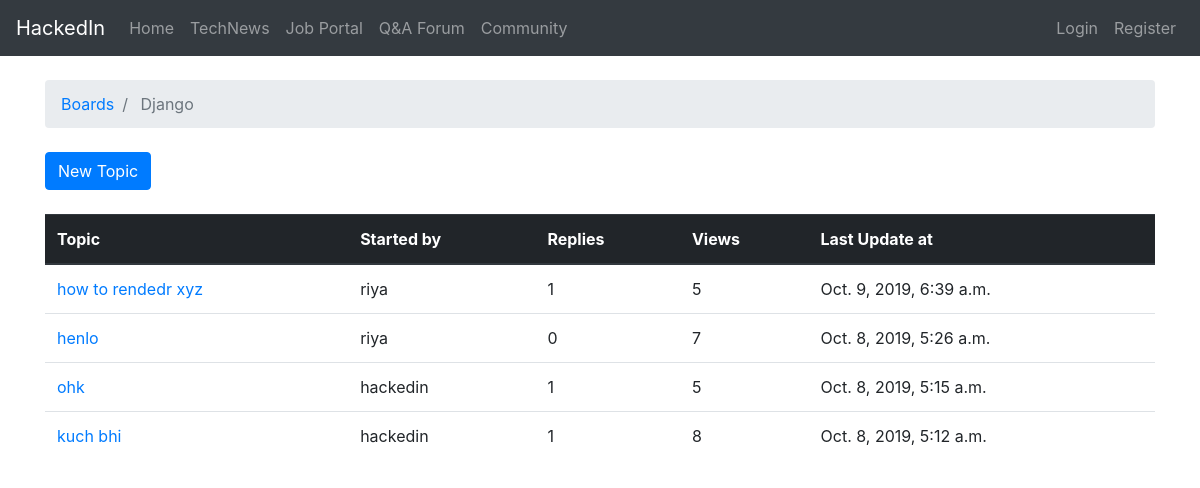
The app's page /forums/boards/1/, older data.
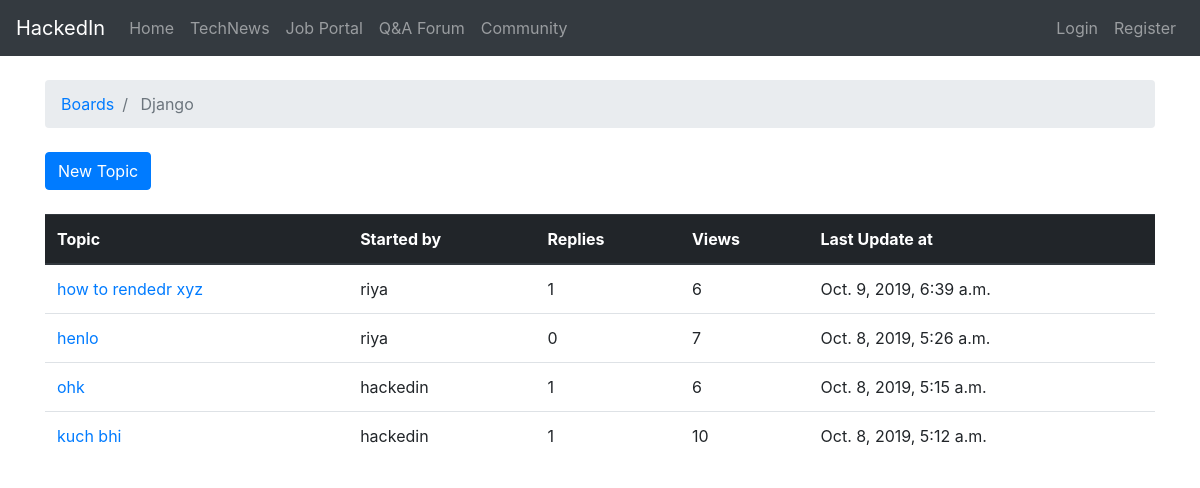
The same page, newer data.
### forums/models.py (models this page shows, shortened)
class Board(models.Model):
    name = models.CharField(max_length=30, unique=True)
    description = models.CharField(max_length=100)

class Topic(models.Model):
    subject = models.CharField(max_length=256)
    last_updated = models.DateTimeField(auto_now_add=True)
    board = models.ForeignKey(
        Board,
        on_delete=models.CASCADE,
        related_name='topics',
    )
    starter = models.ForeignKey(
        settings.AUTH_USER_MODEL,
        on_delete=models.CASCADE,
        related_name='topics',
    )
    views = models.PositiveIntegerField(default=0)
    def get_absolute_url(self):
        return reverse('topic_posts', kwargs={
            'pk': self.board.pk,
            'topic_pk': self.pk
        })

### forums/views.py (the view)
# urls.py: path('boards/<int:pk>/', views.TopicListView.as_view(), name='board_topics'),
class TopicListView(ListView):
    model = Topic
    context_object_name = 'topics'
    template_name = 'forums/board_topics.html'
    paginate_by = 5
    def get_queryset(self):
        self.board = get_object_or_404(Board, pk=self.kwargs.get('pk'))
        queryset = self.board.topics.order_by('-last_updated').annotate(replies=Count('posts') - 1)
        return queryset
    def get_context_data(self, **kwargs):
        context = super().get_context_data(**kwargs)
        context['board'] = self.board
        return context

### forums/templates/forums/board_topics.html (shortened to what this page needs)
{% extends 'forums/base.html' %}
{% block breadcrumb %}
<li class="breadcrumb-item">
    <a href="{% url 'home' %}">Boards</a>
</li>
<li class="breadcrumb-item active">
    {{ board.name }}
</li>
{% endblock %}
{% block content %}
<div class="mb-4">
    <a href="{% url 'new_topic' board.pk %}" class="btn btn-primary">
        New Topic
    </a>
</div>
<table class="table">
    <thead class="thead-dark">
        <tr>
            <th>Topic</th>
            <th>Started by</th>
            <th>Replies</th>
            <th>Views</th>
            <th>Last Update at</th>
        </tr>
    </thead>
    <tbody>
        {% for topic in topics %}
            <tr>
                <td>
                    <a href="{{ topic.get_absolute_url }}">
                        {{ topic.subject }}
                    </a>
                </td>
                <td>{{ topic.starter.username }}</td>
                <td class="align-middle">{{ topic.replies }}</td>
                <td class="align-middle">{{ topic.views }}</td>
                <td>{{ topic.last_updated }}</td>
            </tr>
        {% endfor %}
    </tbody>
</table>
{% endblock %}

### forums/templates/forums/base.html (shortened to what this page needs)
<!doctype html>
<html lang="en">
<head>
    <link rel="stylesheet" href="https://maxcdn.bootstrapcdn.com/bootstrap/4.0.0/css/bootstrap.min.css"
>
</head>
<body>
{% block body %}
<nav class="navbar navbar-expand-lg navbar-dark bg-dark">
            <a class="navbar-brand" href="{% url 'homepage' %}">HackedIn</a>
              <div class="collapse navbar-collapse" id="navbarSupportedContent">
                <ul class="navbar-nav mr-auto">
                  <li class="nav-item">
                    <a class="nav-link" href="{% url 'homepage' %}">Home</a>
                  </li>
                  <li class="nav-item">
                    <a class="nav-link" href="{% url 'news' %}">TechNews</a>
                  </li>
                  <li class="nav-item">
                    <a class="nav-link" href="{% url 'jobs:index' %}">Job Portal</a>
                  </li>
                  <li class="nav-item">
                    <a class="nav-link" href="/forums/">Q&A Forum</a>
                  </li>
                  <li class="nav-item">
                    <a class="nav-link" href="/community/">Community</a>
                  </li>
                </ul>
            </div>
                <div class="navbar-nav">
                    {% if user.is_authenticated %}
                    <a class="nav-item nav-link" href="{% url 'profile' %}">Hello {{user.username}}</a>
                    <a class="nav-item nav-link" href="{% url 'logout' %}">Logout</a>
                    {% else %}
                    <a class="nav-item nav-link" href="{% url 'login' %}">Login</a>
                    <a class="nav-item nav-link" href="{% url 'register' %}">Register</a>
                    {% endif %}
                </div>
        </nav>
<div class="container">
    <ol class="breadcrumb my-4">
        {% block breadcrumb %}
        {% endblock %}
    </ol>
    {% block content %}
    {% endblock %}
</div>
{% endblock body %}
</body>
</html>

Row changes from the older to the newer data that the page shows:
changed Topic "how to rendedr xyz": views "5" → "6"
changed Topic "ohk": views "5" → "6"
changed Topic "kuch bhi": views "8" → "10"
